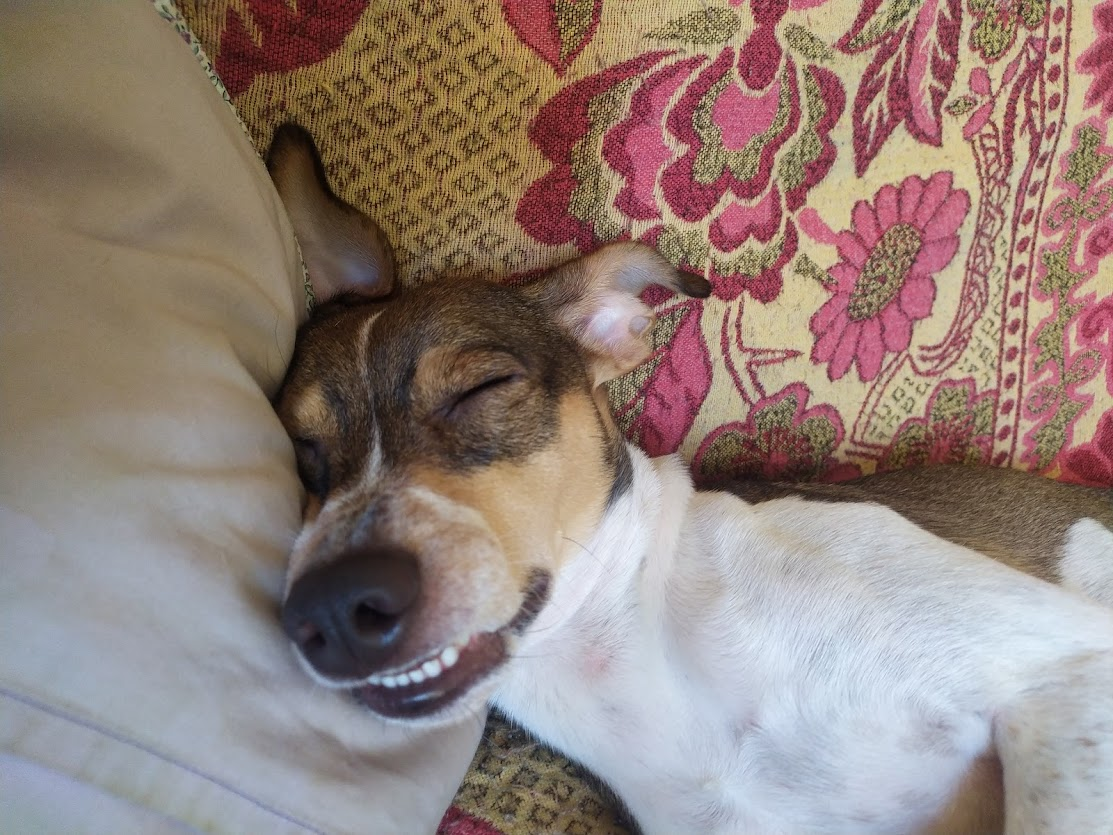
#> input picture TP3/imgs/exemplo.jpg, 1113 x 835 px, found by its file name
$ python limiarizacao.py
#> lines starting #> are read from the running program, lines starting #| are printed output that depends on the picture; after the words box and inside, x2 and y2 are one past the last pixel; in counts of white or black regions, pixels touching at a corner belong together
import cv2


# Carrega imagem de exemplo em cores originais
imagem = cv2.imread("imgs/exemplo.jpg")
#> imagem is the input picture: shape (835, 1113, 3); mean B, G, R 122.4, 129.2, 146.9

# Converte a imagem para grayscale
imagem_cinza = cv2.cvtColor(imagem, cv2.COLOR_BGR2GRAY)
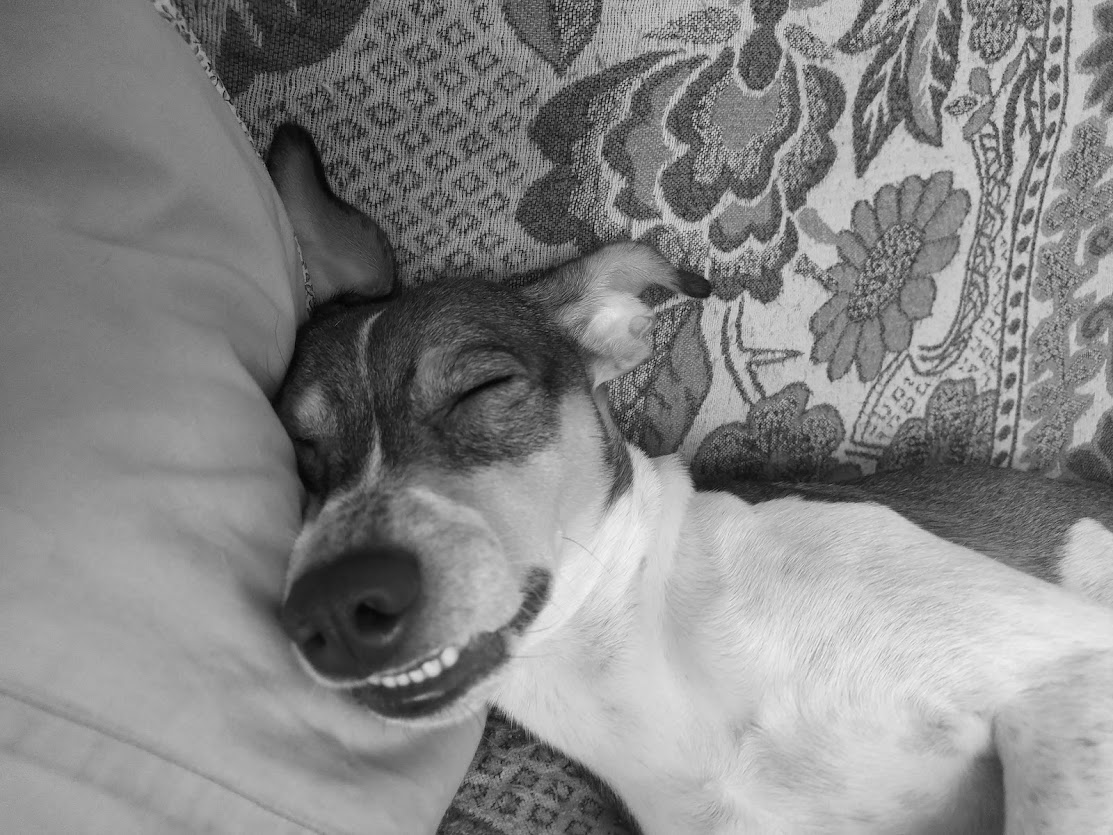
#> imagem_cinza: shape (835, 1113); min 1, max 245, mean 133.7

# Aplica a limiarização
_, imagem_limiarizada = cv2.threshold(imagem_cinza, 127, 255, cv2.THRESH_BINARY)
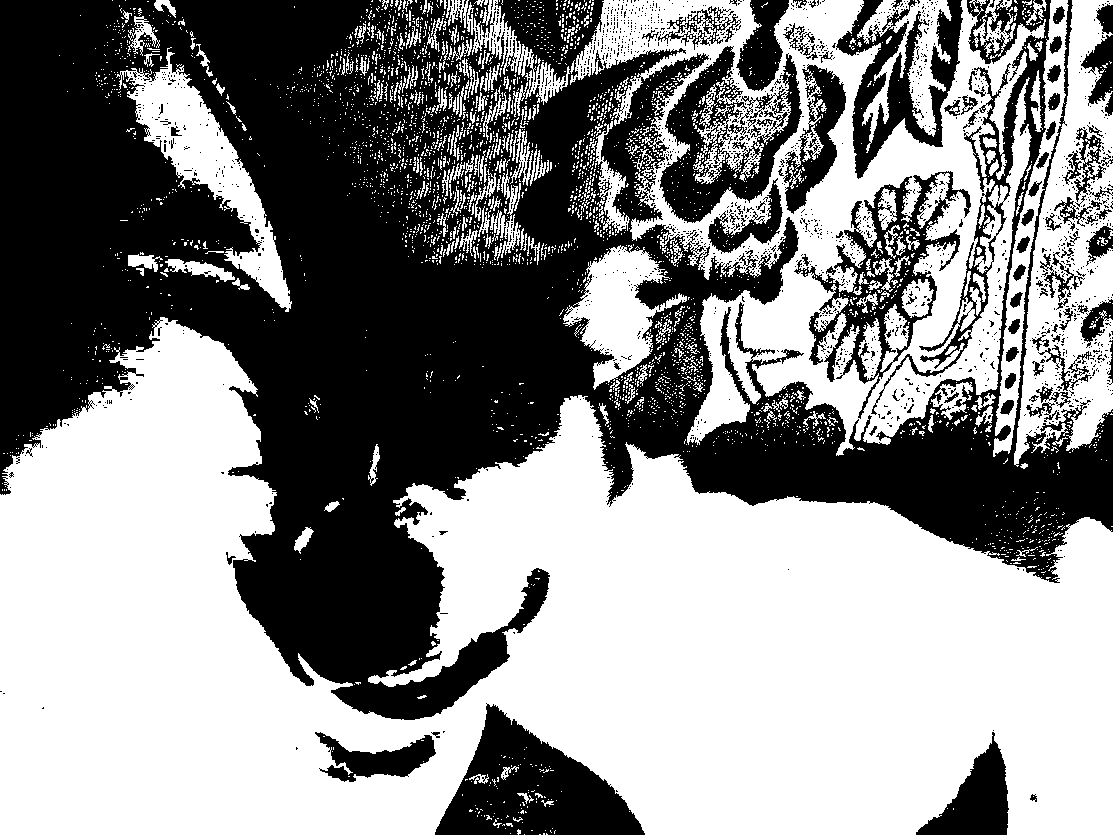
#> imagem_limiarizada: shape (835, 1113); 54.8% white; 1771 black regions (1666 under 20 px), largest, box (x1, y1, x2, y2) and area: (0, 0, 1113, 720) 344835, (435, 703, 645, 835) 14484, (660, 46, 802, 223) 9988

# Mostrar a imagem original e a imagem limiarizada
cv2.imshow('original', imagem)
cv2.imshow('limiarizada', imagem_limiarizada)
cv2.waitKey(0)
cv2.destroyAllWindows()
